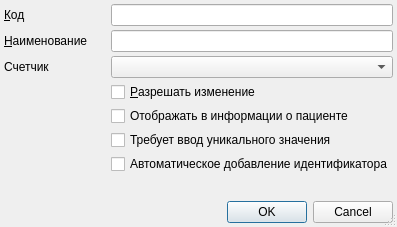
<?xml version="1.0" encoding="UTF-8"?>
<ui version="4.0">
 <class>ItemEditorDialog</class>
 <widget class="QDialog" name="ItemEditorDialog">
  <property name="geometry">
   <rect>
    <x>0</x>
    <y>0</y>
    <width>374</width>
    <height>227</height>
   </rect>
  </property>
  <property name="windowTitle">
   <string>ChangeMe!</string>
  </property>
  <property name="sizeGripEnabled">
   <bool>true</bool>
  </property>
  <layout class="QGridLayout">
   <property name="margin">
    <number>4</number>
   </property>
   <property name="spacing">
    <number>4</number>
   </property>
   <item row="3" column="1">
    <widget class="QCheckBox" name="chkEditable">
     <property name="text">
      <string>&amp;Разрешать изменение</string>
     </property>
    </widget>
   </item>
   <item row="4" column="1">
    <widget class="QCheckBox" name="chkShowInClientInfo">
     <property name="text">
      <string>Отображать в информации о пациенте</string>
     </property>
    </widget>
   </item>
   <item row="5" column="1">
    <widget class="QCheckBox" name="chkIsUnique">
     <property name="text">
      <string>Требует ввод уникального значения</string>
     </property>
    </widget>
   </item>
   <item row="0" column="0">
    <widget class="QLabel" name="lblCode">
     <property name="text">
      <string>&amp;Код</string>
     </property>
     <property name="buddy">
      <cstring>edtCode</cstring>
     </property>
    </widget>
   </item>
   <item row="1" column="1">
    <widget class="QLineEdit" name="edtName"/>
   </item>
   <item row="0" column="1">
    <widget class="QLineEdit" name="edtCode">
     <property name="maxLength">
      <number>8</number>
     </property>
    </widget>
   </item>
   <item row="7" column="0">
    <spacer>
     <property name="orientation">
      <enum>Qt::Vertical</enum>
     </property>
     <property name="sizeHint" stdset="0">
      <size>
       <width>103</width>
       <height>16</height>
      </size>
     </property>
    </spacer>
   </item>
   <item row="1" column="0">
    <widget class="QLabel" name="lblName">
     <property name="text">
      <string>&amp;Наименование</string>
     </property>
     <property name="buddy">
      <cstring>edtName</cstring>
     </property>
    </widget>
   </item>
   <item row="8" column="0" colspan="2">
    <widget class="QDialogButtonBox" name="buttonBox">
     <property name="orientation">
      <enum>Qt::Horizontal</enum>
     </property>
     <property name="standardButtons">
      <set>QDialogButtonBox::Cancel|QDialogButtonBox::Ok</set>
     </property>
    </widget>
   </item>
   <item row="2" column="1">
    <widget class="CRBComboBox" name="cmbCounter"/>
   </item>
   <item row="2" column="0">
    <widget class="QLabel" name="label">
     <property name="text">
      <string>Счетчик</string>
     </property>
     <property name="buddy">
      <cstring>cmbCounter</cstring>
     </property>
    </widget>
   </item>
   <item row="6" column="1">
    <widget class="QCheckBox" name="chkAutoIdentificator">
     <property name="text">
      <string>Автоматическое добавление идентификатора</string>
     </property>
    </widget>
   </item>
  </layout>
 </widget>
 <customwidgets>
  <customwidget>
   <class>CRBComboBox</class>
   <extends>QComboBox</extends>
   <header>library/crbcombobox</header>
  </customwidget>
 </customwidgets>
 <tabstops>
  <tabstop>edtCode</tabstop>
  <tabstop>edtName</tabstop>
  <tabstop>cmbCounter</tabstop>
  <tabstop>chkEditable</tabstop>
  <tabstop>chkShowInClientInfo</tabstop>
  <tabstop>chkIsUnique</tabstop>
  <tabstop>buttonBox</tabstop>
 </tabstops>
 <resources/>
 <connections>
  <connection>
   <sender>buttonBox</sender>
   <signal>accepted()</signal>
   <receiver>ItemEditorDialog</receiver>
   <slot>accept()</slot>
   <hints>
    <hint type="sourcelabel">
     <x>162</x>
     <y>186</y>
    </hint>
    <hint type="destinationlabel">
     <x>117</x>
     <y>106</y>
    </hint>
   </hints>
  </connection>
  <connection>
   <sender>buttonBox</sender>
   <signal>rejected()</signal>
   <receiver>ItemEditorDialog</receiver>
   <slot>reject()</slot>
   <hints>
    <hint type="sourcelabel">
     <x>242</x>
     <y>186</y>
    </hint>
    <hint type="destinationlabel">
     <x>247</x>
     <y>107</y>
    </hint>
   </hints>
  </connection>
 </connections>
</ui>
